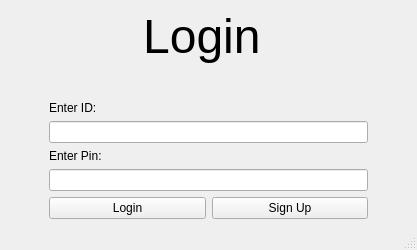
<?xml version="1.0" encoding="UTF-8"?>
<ui version="4.0">
 <class>LoginPage</class>
 <widget class="QMainWindow" name="LoginPage">
  <property name="geometry">
   <rect>
    <x>0</x>
    <y>0</y>
    <width>417</width>
    <height>250</height>
   </rect>
  </property>
  <property name="windowTitle">
   <string>MainWindow</string>
  </property>
  <widget class="QWidget" name="centralwidget">
   <layout class="QGridLayout" name="gridLayout">
    <item row="0" column="1">
     <layout class="QVBoxLayout" name="verticalLayout">
      <item>
       <widget class="QLabel" name="loginTitle">
        <property name="font">
         <font>
          <pointsize>36</pointsize>
         </font>
        </property>
        <property name="text">
         <string>Login </string>
        </property>
        <property name="alignment">
         <set>Qt::AlignCenter</set>
        </property>
       </widget>
      </item>
      <item>
       <spacer name="verticalSpacer">
        <property name="orientation">
         <enum>Qt::Vertical</enum>
        </property>
        <property name="sizeType">
         <enum>QSizePolicy::Maximum</enum>
        </property>
        <property name="sizeHint" stdset="0">
         <size>
          <width>20</width>
          <height>40</height>
         </size>
        </property>
       </spacer>
      </item>
      <item>
       <widget class="QLabel" name="label_2">
        <property name="text">
         <string>Enter ID:</string>
        </property>
       </widget>
      </item>
      <item>
       <widget class="QLineEdit" name="userField">
        <property name="text">
         <string/>
        </property>
        <property name="alignment">
         <set>Qt::AlignCenter</set>
        </property>
       </widget>
      </item>
      <item>
       <widget class="QLabel" name="label">
        <property name="text">
         <string>Enter Pin:</string>
        </property>
       </widget>
      </item>
      <item>
       <widget class="QLineEdit" name="passField">
        <property name="text">
         <string/>
        </property>
        <property name="echoMode">
         <enum>QLineEdit::Password</enum>
        </property>
        <property name="alignment">
         <set>Qt::AlignCenter</set>
        </property>
       </widget>
      </item>
      <item>
       <layout class="QHBoxLayout" name="horizontalLayout">
        <item>
         <widget class="QPushButton" name="loginButton">
          <property name="text">
           <string>Login</string>
          </property>
         </widget>
        </item>
        <item>
         <widget class="QPushButton" name="signupButton">
          <property name="text">
           <string>Sign Up</string>
          </property>
         </widget>
        </item>
       </layout>
      </item>
     </layout>
    </item>
    <item row="0" column="2">
     <spacer name="horizontalSpacer_2">
      <property name="orientation">
       <enum>Qt::Horizontal</enum>
      </property>
      <property name="sizeType">
       <enum>QSizePolicy::Maximum</enum>
      </property>
      <property name="sizeHint" stdset="0">
       <size>
        <width>40</width>
        <height>20</height>
       </size>
      </property>
     </spacer>
    </item>
    <item row="0" column="0">
     <spacer name="horizontalSpacer">
      <property name="orientation">
       <enum>Qt::Horizontal</enum>
      </property>
      <property name="sizeType">
       <enum>QSizePolicy::Maximum</enum>
      </property>
      <property name="sizeHint" stdset="0">
       <size>
        <width>40</width>
        <height>20</height>
       </size>
      </property>
     </spacer>
    </item>
   </layout>
  </widget>
  <widget class="QMenuBar" name="menubar">
   <property name="geometry">
    <rect>
     <x>0</x>
     <y>0</y>
     <width>417</width>
     <height>17</height>
    </rect>
   </property>
  </widget>
  <widget class="QStatusBar" name="statusbar"/>
 </widget>
 <resources/>
 <connections/>
</ui>
